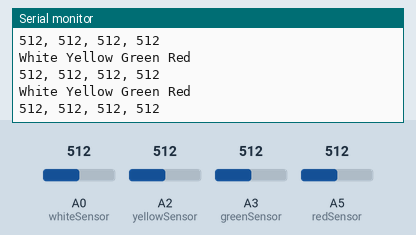
Simulated run of this sketch. Board: Arduino Uno, built with avr-gcc and run on an emulated ATmega328P. Parts: the last lines printed to the serial monitor. Inputs (shaded band) come from the test bench; at power-on: A0 (whiteSensor) = 512, A2 (yellowSensor) = 512, A3 (greenSensor) = 512, A5 (redSensor) = 512. Storage starts empty.

Above: at 1.3 s.
1.4 s: A0 (whiteSensor) set to 716
At 1.91 s:
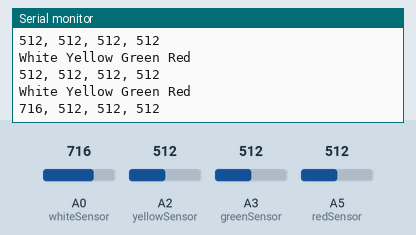
2.9 s: A2 (yellowSensor) set to 716
At 2.93 s:
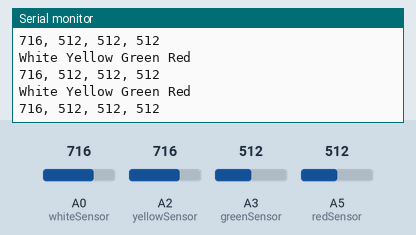
4.4 s: A3 (greenSensor) set to 716
At 4.47 s:
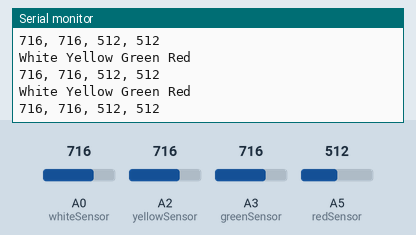
5.9 s: A5 (redSensor) set to 716
At 6.01 s:
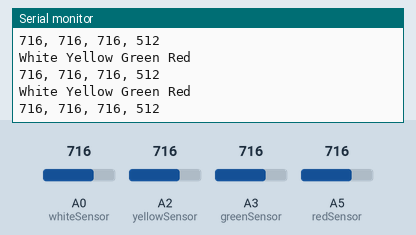
7.4 s: A0 (whiteSensor) set to 992
At 7.54 s:
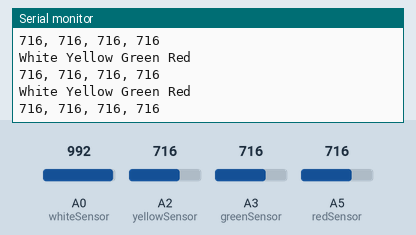
8.9 s: A2 (yellowSensor) set to 992
At 9.08 s:
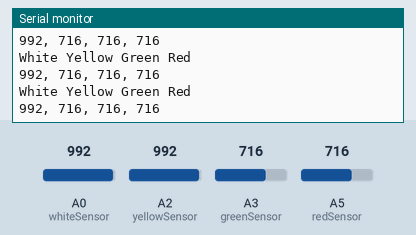
Timing chart, 0 to 11.4 s (numbered marks = the images above; inputs shaded):
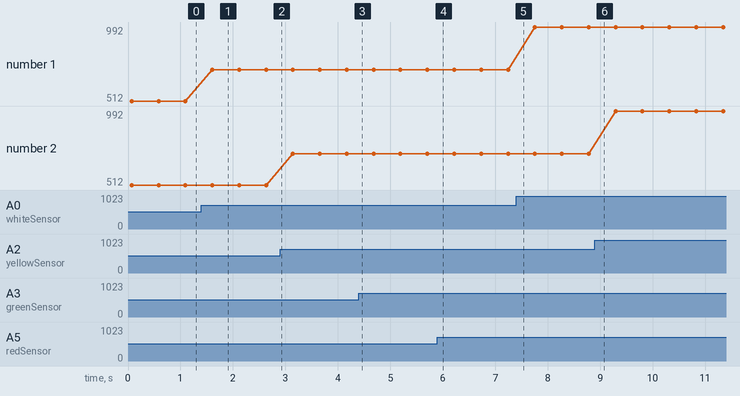

Measured:
- after the input at 1.4 s, the serial monitor: prints a new line after 0.21 s (image 1)
- plotted number 1: 512 → 716 after the input at 1.4 s, 716 → 992 after the input at 7.4 s

The sketch:

PressureCode.ino
```cpp
/*
 * Use a 100KOhm resitor in series with the FSR
 * One pin of the resistor goes to GND and other to A0
 * One pin of the FSR goes to A0 and the other to 5V
 */

#include <SPI.h>
#include <SD.h>

//Pins for the analog input of the sensors
int whiteSensor = A0;
int yellowSensor = A2;
int greenSensor = A3;
int redSensor = A5;

//Variables for the sensor value
int whiteValue = 0;
int yellowValue = 0;
int greenValue = 0;
int redValue = 0;
float volt = 0;

const int chipSelect = 4; //May actually use pin 10 according to the code

void setup() {
  Serial.begin(9600);

  if (!SD.begin(chipSelect)){
    Serial.println("SD card failed!");
    return;
  }
  Serial.println("Card initialized...");

  File dataFile = SD.open("header.csv", FILE_WRITE);
  if (dataFile) {
    dataFile.println("A0, A2, A3, A5");
    dataFile.println("White, Yellow, Green, Red");
    dataFile.close();
  }
  else {
    Serial.println("Could not open data file");
    return;
  }
}

void loop() {

  String dataString= "";  //string that buffer the sensor value

  // read the value from the sensor:
  whiteValue = analogRead(whiteSensor);
  yellowValue = analogRead(yellowSensor);
  greenValue = analogRead(greenSensor);
  redValue = analogRead(redSensor);

  dataString = String(whiteValue) + ", " + String(yellowValue) + ", " + String(greenValue) + ", " + String(redValue);

  //Write to the SD card
  File dataFile = SD.open("datalog.csv", FILE_WRITE);
  if (dataFile){
    dataFile.println(dataString);
    dataFile.close();
    Serial.println("White Yellow Green Red");
    Serial.println(dataString);
  }
  else {
    Serial.println("Coudl not acces the file");
  }

  delay(500);
}
```
